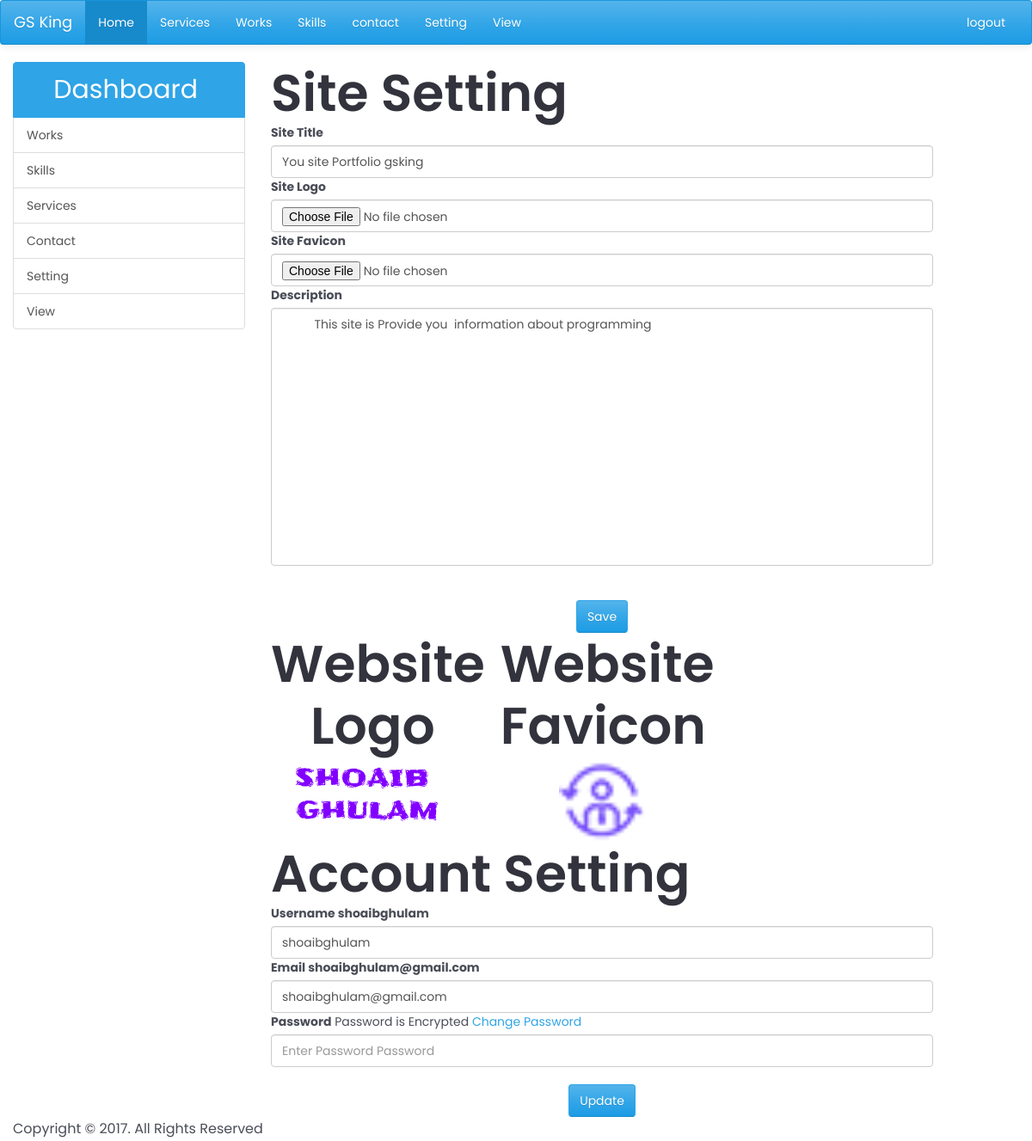
Page /setting (signed in) on the earlier database version.
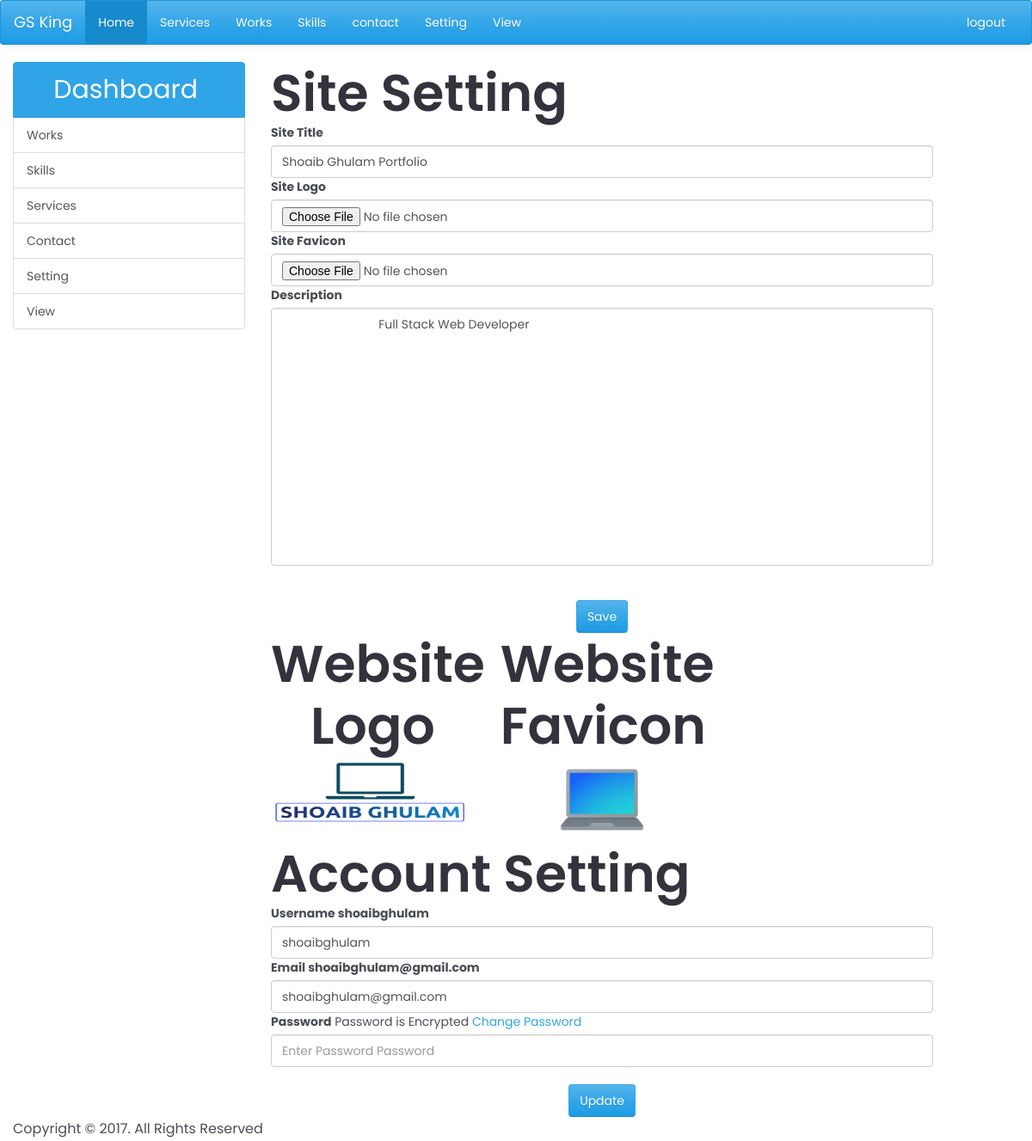
Same page on the later database version.
### App/models.py (models this page shows, shortened)
class SettingModel(models.Model):
    SiteId =models.AutoField(primary_key=True)
    SiteTitle = models.CharField(max_length=200 , default="Site Title")
    SiteLogo = models.ImageField(upload_to='site/',default='work.jpg')
    SiteFavicon =  models.ImageField(upload_to='site/',default='work.jpg')
    SiteDesc = models.TextField(max_length=200 , default="Site Description")

class UsersModel(models.Model):
    UserId = models.AutoField(primary_key=True)
    Username = models.CharField(max_length=60 , default="Username")
    Email = models.CharField(max_length=100 , default="Email")
    Password = models.TextField(max_length=3000 , default="Password")

### App/views.py (the view, shortened to what this page needs)
# urls.py: path('setting', views.Setting, name="setting"),
def Setting(request):
    if not request.session.has_key("username"):
        return redirect('adminlogin')
    site = SettingModel.objects.get(SiteId=1)
    users = UsersModel.objects.get(UserId=1)
    alldata ={
        'data':site,
        'user':users,
    }
    return render(request,'dashboard/setting.html',alldata)

### templates/dashboard/setting.html (shortened to what this page needs)
{% extends 'dashboard/base.html' %}
{% block body %}
         <div class="col-md-8">
        <div class="row">
       <div class="col-md-12">
           <h1>Site Setting</h1>
             <form action="{% url 'setting' %}" method="post" enctype="multipart/form-data">
                 <label>Site Title</label>
                 <input type="text" name="title" value="{{data.SiteTitle}}" placeholder="Enter Title" class="form-control" >
                 <label>Site Logo</label>
                 <input type="file" name="logo"  class="form-control" >
                 <label>Site Favicon</label>
                 <input type="file" name="favicon"  class="form-control" >
                 <label>Description</label>
       <textarea class="form-control" name="desc" style="height:300px; resize:none;">
          {{data.SiteDesc}}
       </textarea><br><br>
            <input type="submit" name="update" value="Save" class="btn btn-primary center-block">
             </form>
              </div>
<div class="col-md-4">
   <h1 align="center">Website Logo</h1>
    <img src="/upload/{{data.SiteLogo}}" alt="Site Logo" width="100%">
</div>
<div class="col-md-4">
   <h1 align="center">Website Favicon</h1>
    <img src="/upload/{{data.SiteFavicon}}"  class="center-block" width="100px">
</div>
<div class="col-md-12">
    <h1>Account Setting</h1>
    <form action="{% url 'user' %}" method="post">
     <label>Username  {{user.Username}}</label>
     <input type="text" name="username" value="{{user.Username}}" class="form-control" placeholder="Enter User Name" required>
     <label>Email {{user.Email}}</label>
     <input type="Email" name="email" value="{{user.Email}}"class="form-control" placeholder="Enter Email Address" required>
     <label>Password </label> <span>Password is Encrypted <a href="javascript:void(0)" id="pwd">Change Password</a> </span>
     <input type="text" name="password" class="form-control" placeholder="Enter Password Password" >  <br>
     <input type="submit" name="submit" value="Update" class="btn btn-primary center-block" >
    </form>
</div>
</div>
    </div>
</section>
{% endblock %}

### templates/dashboard/base.html (shortened to what this page needs)
{% load static %}
<!DOCTYPE html>
<html lang="en">
<head>
    <link rel="stylesheet" href="{% static '' %}bootstrap.css">
   <link rel="stylesheet" href="{% static '' %}admin/css/style.css">
</head>
<body>
    <nav class="navbar navbar-default">
  <div class="container-fluid">
    <div class="navbar-header">
      <a class="navbar-brand" href="{% url 'dashboard' %}">GS King</a>
    </div>
    <div class="collapse navbar-collapse" id="bs-example-navbar-collapse-1">
      <ul class="nav navbar-nav">
        <li class="active"><a href="{% url 'dashboard' %}">Home <span class="sr-only">(current)</span></a></li>
        <li><a href="{% url 'services' %}">Services</a></li>
         <li><a href="{% url 'work' %}">Works</a></li>
         <li><a href="{% url 'skill' %} ">Skills</a></li>
         <li><a href="{% url 'contact' %} ">contact</a></li>
        <li><a href="{% url 'setting' %}">Setting</a></li>
          <li><a href="/" target="_blank">View</a></li>
      </ul>
      <ul class="nav navbar-nav navbar-right">
        <li><a href="{% url 'logout' %}">logout</a></li>
      </ul>
    </div>
  </div>
</nav>
<section class="container-fluid">
<div>
 <div class="row">
    <div class="col-md-3">
    <div class="list-group">
  <a href="#" class="list-group-item active" style="font-size:30px;">
    <i class=" glyphicon glyphicon-dashboard"></i> Dashboard
  </a>
  <a href="{% url 'work' %}" class="list-group-item">Works</a>
<a href=" {% url 'skill' %}" class="list-group-item">Skills</a>
<a href=" {% url 'services' %}" class="list-group-item">Services</a>
<a href=" {% url 'contact' %}" class="list-group-item">Contact</a>
<a href="{% url 'setting' %}" class="list-group-item">Setting</a>
<a href="<?php echo base_url('Home'); ?>" class="list-group-item" target="_blank">View</a>
</div>
      </div>
 {% block  body %}
 {% endblock  %}
<footer class="col-md-12">
    <p>Copyright &copy; 2017. All Rights Reserved</p>
</footer>
</body>
</body>
</html>

### static/public/css/style.css (style rules this page uses)
body { font-family: "Poppins", sans-serif; font-weight: normal; font-style: normal; color: #4a4d57; }
* { margin: 0; padding: 0; -webkit-box-sizing: border-box; -moz-box-sizing: border-box; box-sizing: border-box; }
img { max-width: 100%; }
i, span, a { display: inline-block; }
h1, h2, h3, h4, h5, h6 { font-family: "Poppins", sans-serif; font-weight: 600; color: #32333c; margin: 0px; }
h1 { font-size: 60px; }
ul, ol { margin: 0px; padding: 0px; list-style-type: none; }
p { font-size: 16px; font-weight: 400; line-height: 28px; color: #4a4d57; margin: 0px; }

Differences in the rows shown:
changed SettingModel: title "You site Portfolio gsking" → "Shoaib Ghulam Portfolio"; desc "This site is Provide you information about programming" → "Full Stack Web Developer"; SiteLogo: a different picture; SiteFavicon: a different picture
